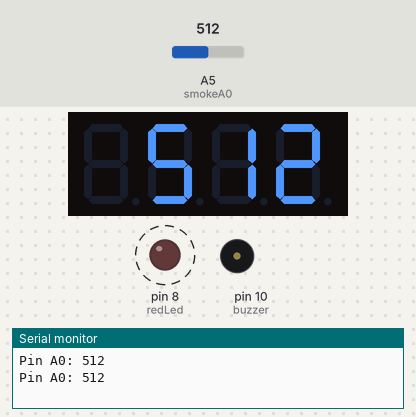
Simulated run of this sketch. Board: Arduino Uno, built with avr-gcc and run on an emulated ATmega328P. Shown: 4-digit seven-segment display, output pins drawn as LEDs (lit = HIGH), buzzer (waves = sounding), the last lines printed to the serial monitor. Dashed ring = blinking. Inputs (shaded band) come from the test bench; at power-on: A5 (smokeA0) = 512.

Above: at 2.3 s.
2.4 s: A5 (smokeA0) set to 213
At 3.9 s:
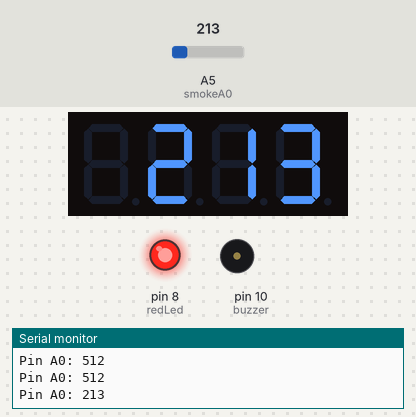
4.7 s: A5 (smokeA0) set to 186
At 6.8 s:
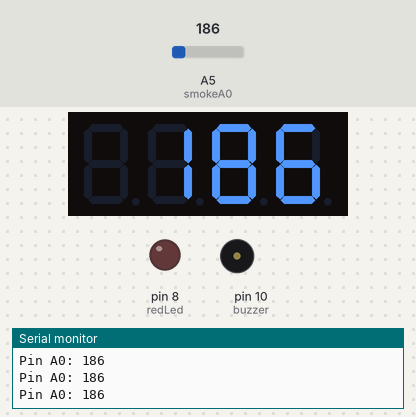
7.1 s: A5 (smokeA0) set to 210
At 7.27 s:
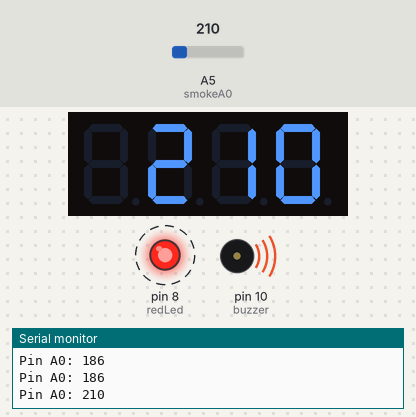
Timing chart, 0 to 15.2 s (numbered marks = the images above; inputs shaded):
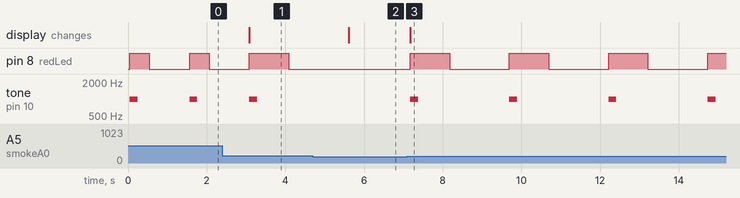

Measured:
- the behaviour switches between 200 and 199 on A5 (smokeA0) (found by bisection; images 1 and 2)
- after the input at 2.4 s, the display: changes after 0.69 s (image 1)
- after the input at 4.7 s, pin 8 (redLed): stays LOW (without the input it goes to HIGH after 0.91 s); tone on pin 10 (buzzer): stays silent (without the input it goes to 1000 Hz after 0.91 s); the display: changes after 0.91 s (image 2)
- after the input at 7.1 s, pin 8 (redLed): alternates HIGH for 1.0 s and LOW for 1.5 s, starting after 0.07 s; tone on pin 10 (buzzer): alternates 1000 Hz for 0.20 s and silent for 2.3 s, starting after 0.07 s; the display: changes after 0.07 s (image 3)
- by itself, pin 8 (redLed): alternates HIGH for 0.50 s and LOW for 1.0 s
- by itself, tone on pin 10 (buzzer): alternates 1000 Hz for 0.20 s and silent for 1.3 s

The sketch:

_main_sketch_nov29a.ino
```cpp
#include <TM1637Display.h>
int redLed = 8;
int buzzer = 10;
int smokeA0 = A5;
int CLK = 9;
int DIO = 13;
int GND2 = 5;
TM1637Display display = TM1637Display(CLK, DIO);

void setup() {
  pinMode(redLed, OUTPUT);
  pinMode(buzzer, OUTPUT);
  pinMode(smokeA0, INPUT);
  pinMode(GND2,OUTPUT); //define a digital pin as output
  digitalWrite(GND2, LOW);
  display.clear();
  display.setBrightness(7); // set the brightness to 7 (0:dimmest, 7:brightest)
  Serial.begin(9600);
}

void loop() {
  int analogSensor = analogRead(smokeA0);

  Serial.print("Pin A0: ");
  Serial.println(analogSensor);
  display.showNumberDec(analogSensor);
  if (analogSensor >= 2000)
  {
    digitalWrite(redLed, HIGH);
    tone(buzzer, 1000, 200);
  }
  else if (analogSensor < 2000 && analogSensor >= 1200)
  {
    digitalWrite(redLed, HIGH);
    tone(buzzer, 1000, 200);
    delay(200);
    digitalWrite(redLed, LOW);
    noTone(buzzer);
    delay(200);
  }
  else if (analogSensor < 1200 && analogSensor >= 400)
  {
    digitalWrite(redLed, HIGH);
    tone(buzzer, 1000, 200);
    delay(500);
    digitalWrite(redLed, LOW);
    noTone(buzzer);
    delay(500);
  }
  else if (analogSensor < 400 && analogSensor >= 200)
  {
    digitalWrite(redLed, HIGH);
    tone(buzzer, 1000, 200);
    delay(1000);
    digitalWrite(redLed, LOW);
    noTone(buzzer);
    delay(1000);
  }
  else
  {
    digitalWrite(redLed, LOW);
    noTone(buzzer);
  }
  delay(500);
}
```
